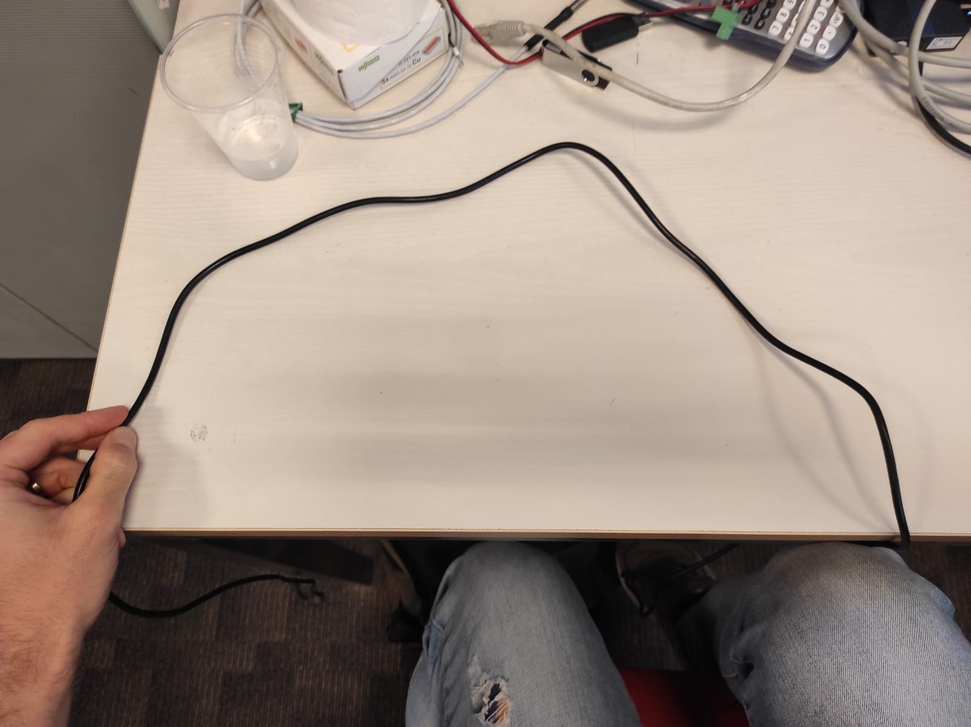
#> input picture photos/bead_maze2.jpeg, 971 x 727 px, shrunk from 1600 x 1197 before the run, found by its file name
$ python OpenCV_line_fitting.py
#> lines starting #> are read from the running program, lines starting #| are printed output that depends on the picture; after the words box and inside, x2 and y2 are one past the last pixel; in counts of white or black regions, pixels touching at a corner belong together
import cv2
import numpy as np
import matplotlib.pyplot as plt
from scipy.interpolate import splprep, splev
from scipy.spatial.distance import cdist

def filter_contours_by_size(contours, min_area, min_length):
    valid_contours = []
    for contour in contours:
        area = cv2.contourArea(contour)
        length = cv2.arcLength(contour, True)
        if area > min_area and length > min_length:
            valid_contours.append(contour)
    return valid_contours

# [62 lines left out: functions find_closest_contour_point, fit_spline, plot_difference, display_and_trim_contour, not called in this run]

def display_contours(img, contours):
    for i, contour in enumerate(contours):
        img_copy = img.copy()
        cv2.drawContours(img_copy, [contour], -1, (0, 255, 0), 3)
        cv2.imshow('Contour', img_copy)
        response = cv2.waitKey(0)
        if response == ord('y'):
            cv2.destroyAllWindows()
            return contour
        elif response == ord('n'):
            continue
    cv2.destroyAllWindows()
    return None

def main(img_path):
#> called with img_path = 'bead_maze2.jpeg'
    img = cv2.imread(img_path)
#> img is the input picture: shape (727, 971, 3); mean B, G, R 129.4, 140.3, 155.5
    if img is None:
        print("Error loading the image.")
        return

    gray = cv2.cvtColor(img, cv2.COLOR_BGR2GRAY)
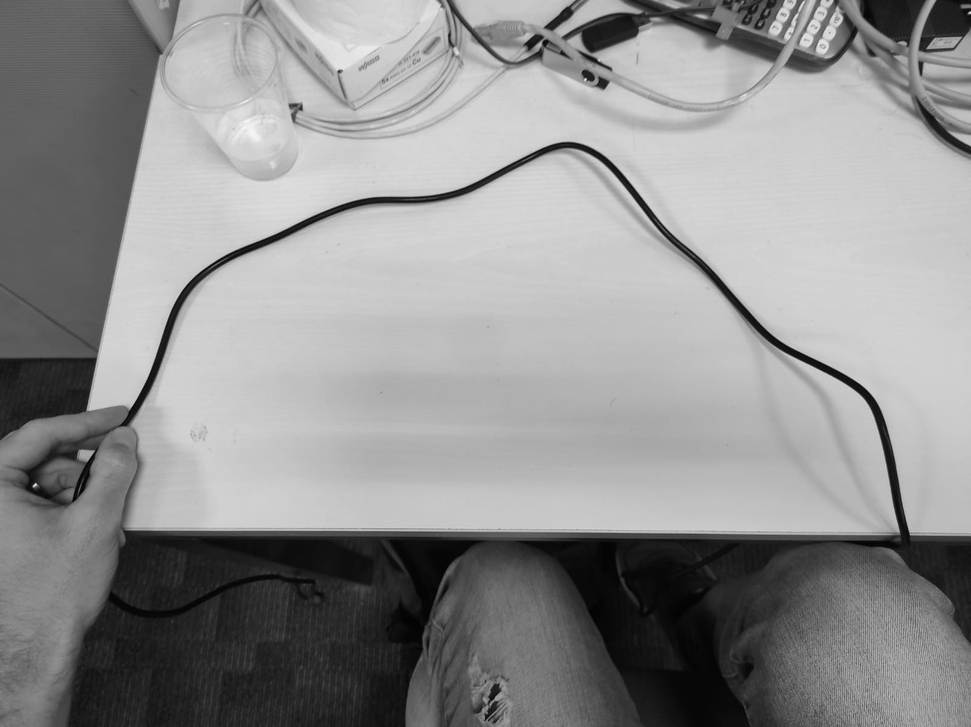
#> gray: shape (727, 971); min 1, max 253, mean 143.6
    edges = cv2.Canny(gray, 50, 150, apertureSize=3)
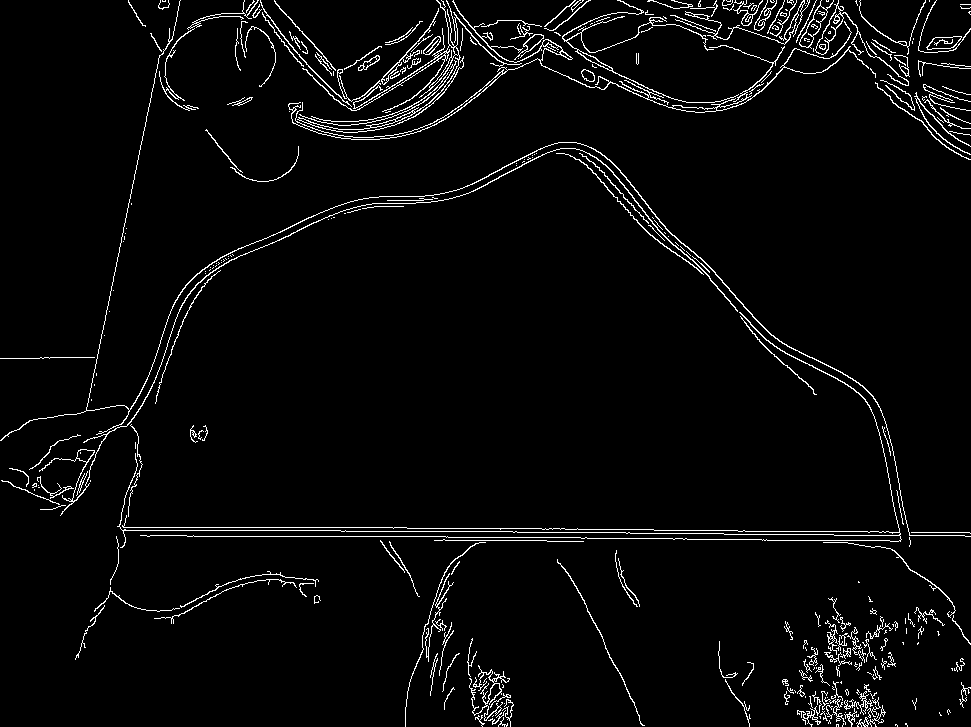
#> edges: shape (727, 971); 3.5% white in thin lines or dots
    contours, _ = cv2.findContours(edges, cv2.RETR_EXTERNAL, cv2.CHAIN_APPROX_SIMPLE)
#> contours = 320 contours, 252 with area under 20; largest, box (x1, y1, x2, y2) and area: (297, 0, 522, 133) 1016, (288, 0, 869, 140) 702, (815, 0, 909, 86) 555, (39, 148, 738, 516) 488, (799, 0, 834, 49) 462
    filtered_contours = filter_contours_by_size(contours, min_area=100, min_length=200)
#> the loop in filter_contours_by_size, `for contour in contours:` made 320 passes
#> (area, length) on passes 16, 17, 24: (38.5, 81.84), (52, 206.1), (41, 184.3)
#> after the loop in filter_contours_by_size, `for contour in contours:`: valid_contours = 10 contours; largest, box (x1, y1, x2, y2) and area: (297, 0, 522, 133) 1016, (288, 0, 869, 140) 702, (815, 0, 909, 86) 555, (39, 148, 738, 516) 488, (0, 0, 971, 537) 399
#> filtered_contours has the same summary as valid_contours in filter_contours_by_size
    selected_contour = display_contours(img, filtered_contours)
#> the loop in display_contours, `for i, contour in enumerate(contours):` made 10 passes; (key Esc is pressed on pass 1)
#> pass 1, in display_contours, `cv2.imshow('Contour', img_copy)`:
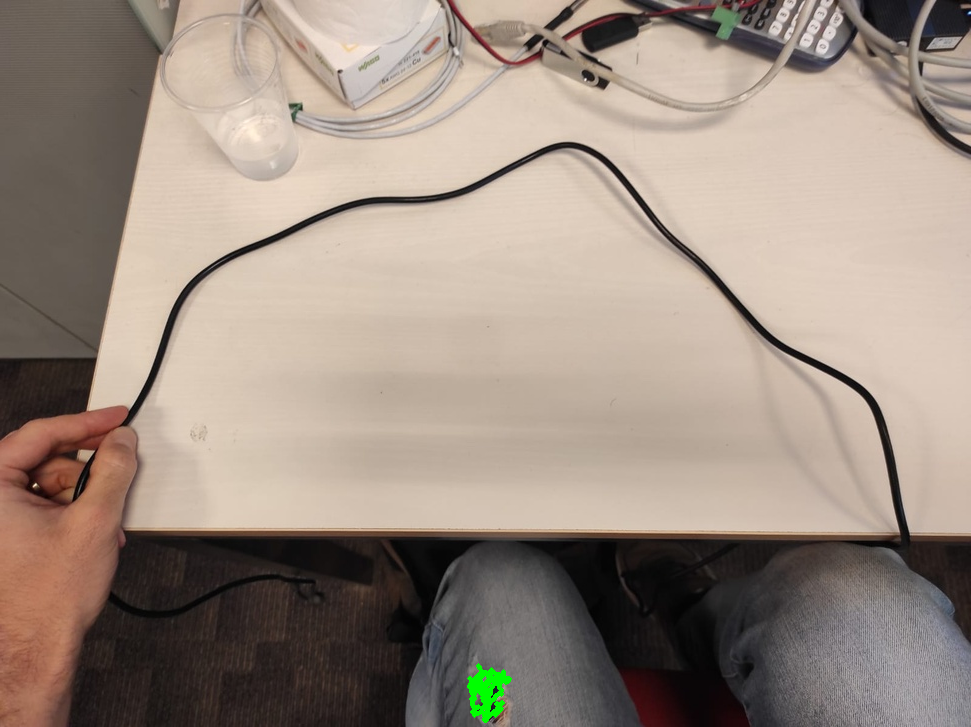
#> window 'Contour': shape (727, 971, 3); mean B, G, R 129.2, 140.7, 155.3
#> pass 2, in display_contours, `cv2.imshow('Contour', img_copy)`:
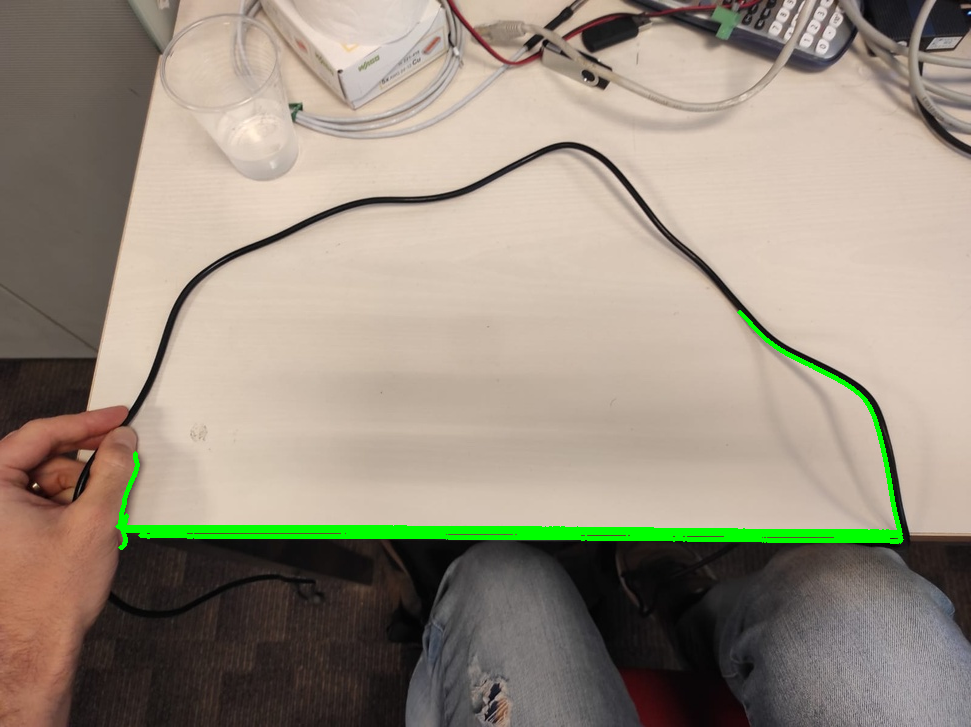
#> window 'Contour': shape (727, 971, 3); mean B, G, R 127.8, 142.9, 153.3
    if selected_contour is not None:
        print("Correct contour selected.")
        display_and_trim_contour(img, selected_contour)
    else:
        print("No contour selected.")

# Usage
main('bead_maze2.jpeg')

$ run again, with photos/WhatsApp Image 2024-04-19 at 22.04.50.jpeg copied over photos/bead_maze2.jpeg
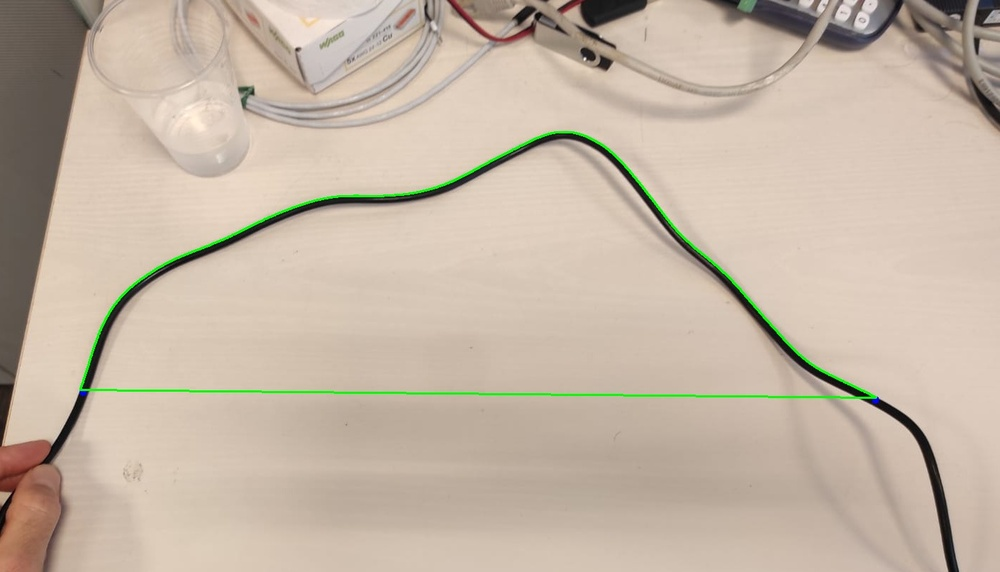
#> input picture photos/WhatsApp Image 2024-04-19 at 22.04.50.jpeg, 1000 x 572 px, shrunk from 1410 x 806 before the run, found by its file name
#> in main, img is the input picture: shape (572, 1000, 3); mean B, G, R 165.1, 181.5, 196.4
#> in main, `edges = cv2.Canny(gray, 50, 150, apertureSize=3)`:
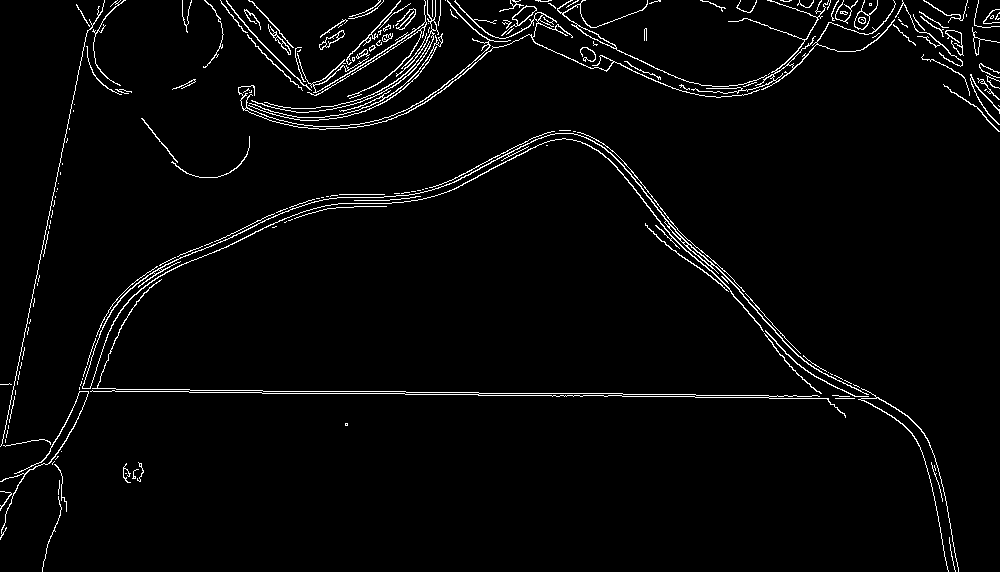
#> edges: shape (572, 1000); 2.9% white in thin lines or dots
#> contours = 200 contours, 161 with area under 20; largest, box (x1, y1, x2, y2) and area: (82, 133, 869, 395) 898, (90, 279, 846, 418) 650, (691, 0, 896, 94) 358, (238, 0, 760, 130) 354, (557, 0, 767, 87) 258
#> the loop in filter_contours_by_size, `for contour in contours:` made 200 passes
#> (area, length) on passes 23, 25, 42: (98.5, 713.1), (83.5, 943.7), (42.5, 178.4)
#> after the loop in filter_contours_by_size, `for contour in contours:`: valid_contours = 8 contours; box (x1, y1, x2, y2) and area: (82, 133, 869, 395) 898, (90, 279, 846, 418) 650, (691, 0, 896, 94) 358, (238, 0, 760, 130) 354, (557, 0, 767, 87) 258, (297, 0, 427, 97) 164, (251, 0, 439, 113) 118, (248, 33, 443, 121) 111
#> filtered_contours has the same summary as valid_contours in filter_contours_by_size
#> the loop in display_contours, `for i, contour in enumerate(contours):` made 8 passes; (key Esc is pressed on pass 1)
#> pass 2, in display_contours, `cv2.imshow('Contour', img_copy)`:
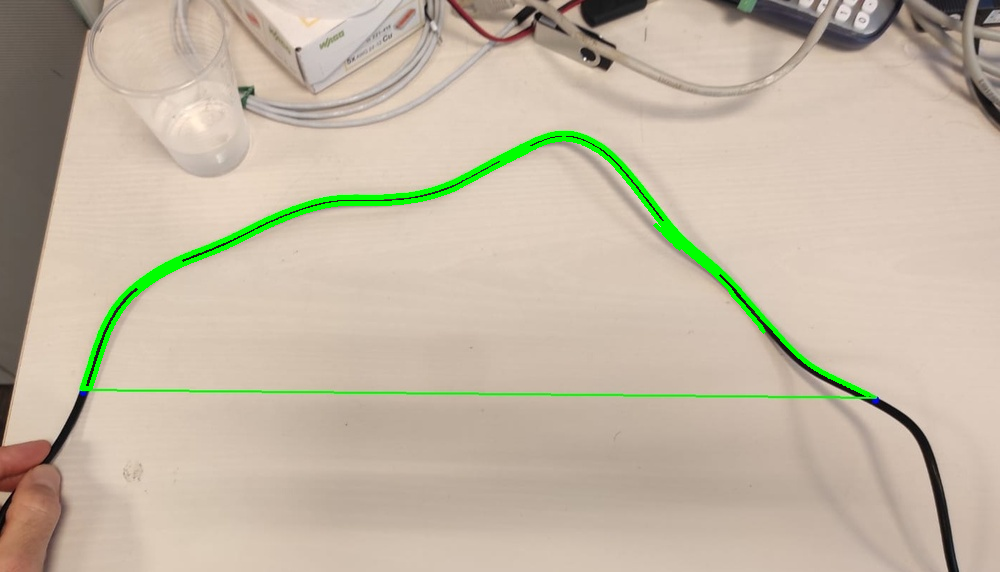
#> window 'Contour': shape (572, 1000, 3); mean B, G, R 164.1, 183.8, 195.3
